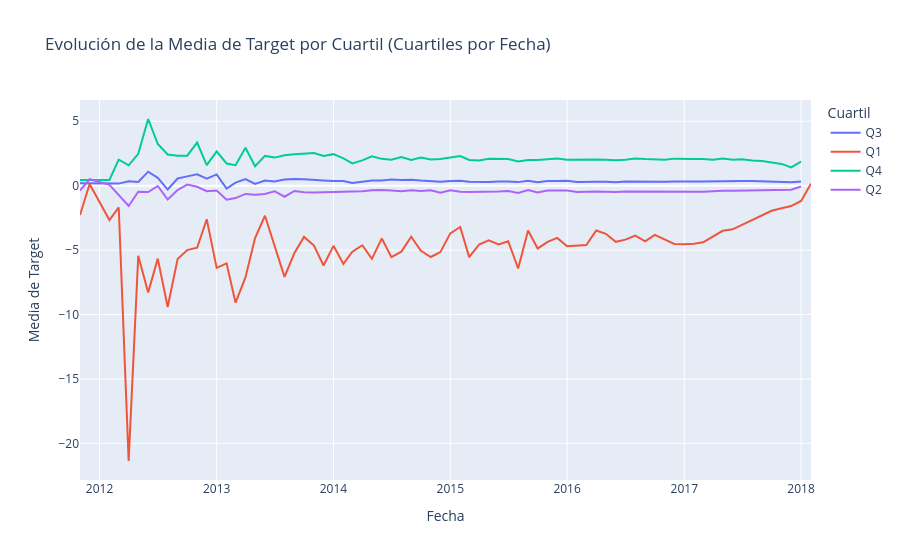

Notebook code cell kept with this figure:
### Markdown cell above
Se confirma que el target es muy negativo atrás en el tiempo y hay tendido durante los ultimos meses de 2017 e inicios de 2018 tiendea mejorar target.

### Code cell
# Calcular cuartiles por fecha
quartiles_df = vdf_target_evol.group_by("first_active_month").agg([
    pl.col("target").quantile(0.25).alias("q1"),
    pl.col("target").quantile(0.50).alias("q2"),
    pl.col("target").quantile(0.75).alias("q3")
])

# Unir los cuartiles al DataFrame original
df = vdf_target_evol.join(quartiles_df, on="first_active_month")

# Asignar cada fila a un cuartil
df = df.with_columns(
    pl.when(df["target"] <= df["q1"]).then(pl.lit("Q1"))
    .when((df["target"] > df["q1"]) & (df["target"] <= df["q2"])).then(pl.lit("Q2"))
    .when((df["target"] > df["q2"]) & (df["target"] <= df["q3"])).then(pl.lit("Q3"))
    .otherwise(pl.lit("Q4"))
    .alias("quartile")
)

# Calcular la media de Target por cuartil y por fecha
grouped_df = df.group_by(["first_active_month", "quartile"]).agg(
    pl.mean("target").alias("mean_target")
)

# Convertir a pandas para graficar con Plotly
grouped_df_pandas = grouped_df.to_pandas()

grouped_df_pandas = grouped_df_pandas.sort_values(by="first_active_month")

# Crear el gráfico de líneas
fig = px.line(
    grouped_df_pandas,
    x="first_active_month",
    y="mean_target",
    color="quartile",  # Colorear por cuartil
    title="Evolución de la Media de Target por Cuartil (Cuartiles por Fecha)",
    labels={"first_active_month": "Fecha", "mean_target": "Media de Target", "quartile": "Cuartil"}
)

# Mostrar el gráfico
fig.show()
